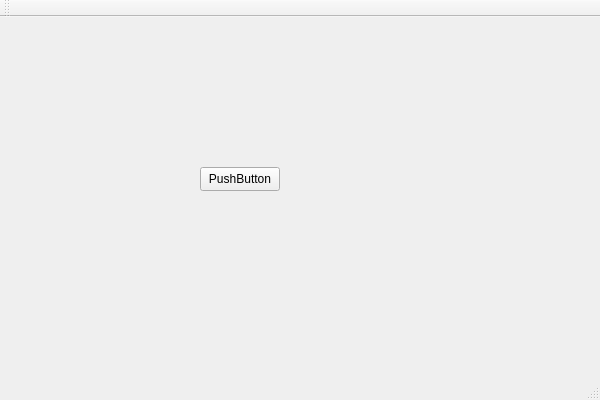
<?xml version="1.0" encoding="UTF-8"?>
<ui version="4.0">
 <class>loginWindowClass</class>
 <widget class="QMainWindow" name="loginWindowClass">
  <property name="geometry">
   <rect>
    <x>0</x>
    <y>0</y>
    <width>600</width>
    <height>400</height>
   </rect>
  </property>
  <property name="windowTitle">
   <string>loginWindow</string>
  </property>
  <widget class="QWidget" name="centralWidget">
   <widget class="QPushButton" name="testbtn">
    <property name="geometry">
     <rect>
      <x>200</x>
      <y>150</y>
      <width>80</width>
      <height>24</height>
     </rect>
    </property>
    <property name="text">
     <string>PushButton</string>
    </property>
   </widget>
  </widget>
  <widget class="QMenuBar" name="menuBar">
   <property name="geometry">
    <rect>
     <x>0</x>
     <y>0</y>
     <width>600</width>
     <height>21</height>
    </rect>
   </property>
  </widget>
  <widget class="QToolBar" name="mainToolBar">
   <attribute name="toolBarArea">
    <enum>TopToolBarArea</enum>
   </attribute>
   <attribute name="toolBarBreak">
    <bool>false</bool>
   </attribute>
  </widget>
  <widget class="QStatusBar" name="statusBar"/>
 </widget>
 <layoutdefault spacing="6" margin="11"/>
 <resources/>
 <connections/>
</ui>
